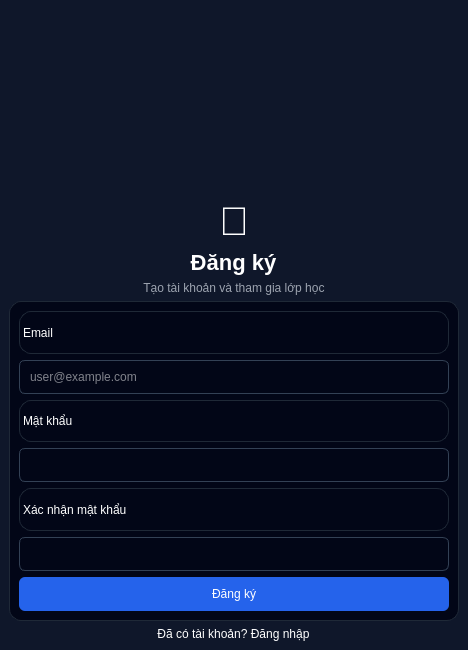
<?xml version="1.0" encoding="UTF-8"?>
<ui version="4.0">
 <class>SignupWindow</class>
 <widget class="QMainWindow" name="SignupWindow">
  <property name="geometry">
   <rect>
    <x>0</x>
    <y>0</y>
    <width>468</width>
    <height>650</height>
   </rect>
  </property>
  <property name="windowTitle">
   <string>Đăng ký</string>
  </property>
  <widget class="QWidget" name="centralwidget">
   <property name="styleSheet">
    <string notr="true">
     QWidget{
        background:#0f172a;
        color:white;
        font:12pt &quot;Segoe UI&quot;;
     }
     QLineEdit{
        background:#020617;
        border:1px solid #334155;
        border-radius:6px;
        padding:8px;
        color:white;
     }
     QPushButton{
        border-radius:6px;
        padding:10px;
     }
     #btnSignup{
        background:#2563eb;
     }
     #btnGoogle{
        background:#111827;
        border:1px solid #374151;
     }
    </string>
   </property>
   <layout class="QVBoxLayout">
    <item>
     <spacer>
      <property name="orientation">
       <enum>Qt::Vertical</enum>
      </property>
      <property name="sizeHint" stdset="0">
       <size>
        <width>20</width>
        <height>120</height>
       </size>
      </property>
     </spacer>
    </item>
    <item>
     <layout class="QVBoxLayout">
      <item alignment="Qt::AlignHCenter">
       <widget class="QLabel" name="label">
        <property name="styleSheet">
         <string>font-size:40px;</string>
        </property>
        <property name="text">
         <string>🧠</string>
        </property>
        <property name="alignment">
         <set>Qt::AlignCenter</set>
        </property>
       </widget>
      </item>
      <item alignment="Qt::AlignHCenter">
       <widget class="QLabel" name="label">
        <property name="styleSheet">
         <string>font-size:22px;font-weight:600;</string>
        </property>
        <property name="text">
         <string>Đăng ký</string>
        </property>
        <property name="alignment">
         <set>Qt::AlignCenter</set>
        </property>
       </widget>
      </item>
      <item alignment="Qt::AlignHCenter">
       <widget class="QLabel" name="label">
        <property name="styleSheet">
         <string>color:#9ca3af;</string>
        </property>
        <property name="text">
         <string>Tạo tài khoản và tham gia lớp học</string>
        </property>
        <property name="alignment">
         <set>Qt::AlignCenter</set>
        </property>
       </widget>
      </item>
      <item>
       <widget class="QFrame" name="frame">
        <property name="minimumSize">
         <size>
          <width>420</width>
          <height>320</height>
         </size>
        </property>
        <property name="maximumSize">
         <size>
          <width>450</width>
          <height>450</height>
         </size>
        </property>
        <property name="styleSheet">
         <string>
           QFrame{
            background:#020617;
            border:1px solid #1f2937;
            border-radius:12px;
           }
          </string>
        </property>
        <property name="frameShape">
         <enum>QFrame::StyledPanel</enum>
        </property>
        <layout class="QVBoxLayout">
         <item>
          <widget class="QLabel" name="label">
           <property name="text">
            <string>Email</string>
           </property>
          </widget>
         </item>
         <item>
          <widget class="QLineEdit" name="txtEmail">
           <property name="placeholderText">
            <string>user@example.com</string>
           </property>
          </widget>
         </item>
         <item>
          <widget class="QLabel" name="label">
           <property name="text">
            <string>Mật khẩu</string>
           </property>
          </widget>
         </item>
         <item>
          <widget class="QLineEdit" name="txtPassword">
           <property name="echoMode">
            <enum>QLineEdit::Password</enum>
           </property>
          </widget>
         </item>
         <item>
          <widget class="QLabel" name="label">
           <property name="text">
            <string>Xác nhận mật khẩu</string>
           </property>
          </widget>
         </item>
         <item>
          <widget class="QLineEdit" name="txtConfirm">
           <property name="echoMode">
            <enum>QLineEdit::Password</enum>
           </property>
          </widget>
         </item>
         <item>
          <widget class="QPushButton" name="btnSignup">
           <property name="text">
            <string>Đăng ký</string>
           </property>
          </widget>
         </item>
        </layout>
       </widget>
      </item>
      <item alignment="Qt::AlignHCenter">
       <widget class="QLabel" name="label">
        <property name="text">
         <string>Đã có tài khoản? Đăng nhập</string>
        </property>
        <property name="alignment">
         <set>Qt::AlignCenter</set>
        </property>
       </widget>
      </item>
     </layout>
    </item>
   </layout>
  </widget>
 </widget>
 <resources/>
 <connections/>
</ui>
